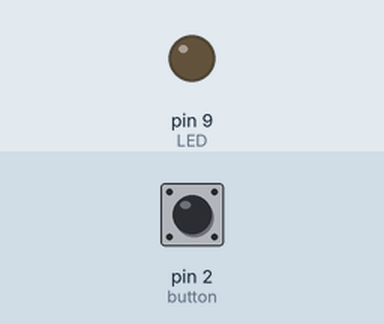
Bench run of a sketch on a simulated Arduino Uno, built with avr-gcc and run on an emulated ATmega328P. Shown: output pins drawn as LEDs (lit = HIGH). The test bench sets the inputs (shaded band); at power-on: pin 2 (button) LOW.

Above: at 1.2 s.
1.3 s: pin 2 (button) pulled HIGH for 0.15 s
At 2.5 s:
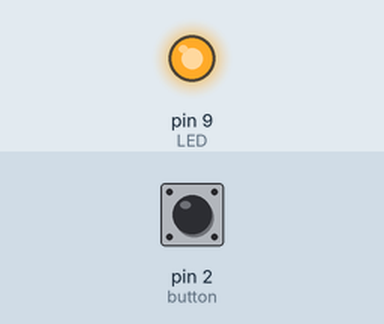
2.9 s: pin 2 (button) pulled HIGH for 1 s
At 3.9 s:
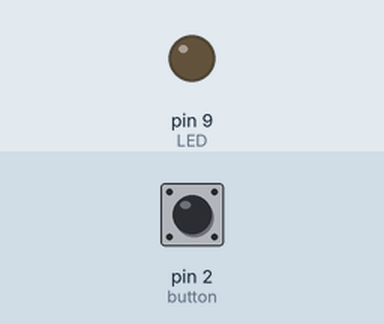
5.4 s: pin 2 (button) pulled HIGH for 3.2 s
At 5.8 s:
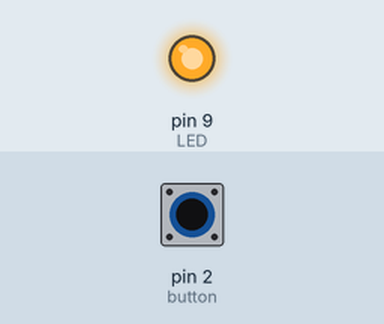
Timing chart, 0 to 8.4 s (numbered marks = the images above; inputs shaded):
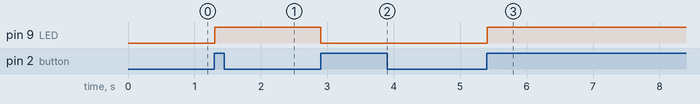

Measured:
- after the input at 1.3 s, pin 9 (LED): LOW → HIGH at once
- after the input at 2.9 s, pin 9 (LED): HIGH → LOW at once
- after the input at 5.4 s, pin 9 (LED): LOW → HIGH at once

The sketch:

switch.ino
```cpp
const int LED = 9;
int button = 2;

boolean previous = LOW;
boolean current = LOW;

boolean ledState = LOW;

boolean previousBut = LOW;
boolean currentBut = LOW;


void setup() {
  // put your setup code here, to run once:
  pinMode(LED, OUTPUT);
  pinMode(button, INPUT);

}


boolean debounce(boolean previous) {

  current = digitalRead(button);
  if (current != previous) {
    delay(5);

    current = digitalRead(button);
  }

  return current;
}


void loop() {
  // put your main code here, to run repeatedly:


  currentBut = debounce(previousBut);

  if (previousBut == LOW && currentBut == HIGH) {

    ledState = !ledState;
    digitalWrite(LED, ledState);
  }

  previousBut = currentBut;
}
```
